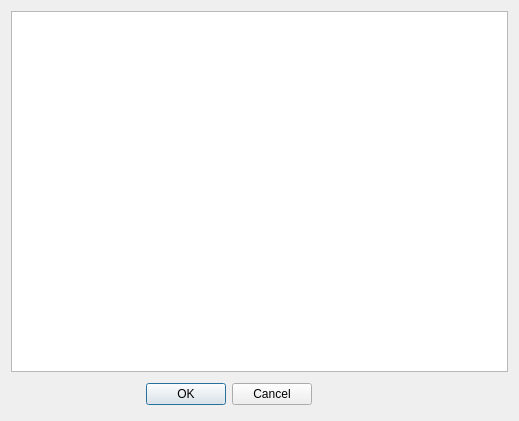
<?xml version="1.0" encoding="UTF-8"?>
<ui version="4.0">
 <class>CDialogAbout</class>
 <widget class="QDialog" name="CDialogAbout">
  <property name="geometry">
   <rect>
    <x>0</x>
    <y>0</y>
    <width>519</width>
    <height>419</height>
   </rect>
  </property>
  <property name="windowTitle">
   <string>Dialog</string>
  </property>
  <layout class="QGridLayout" name="gridLayout">
   <item row="0" column="0">
    <layout class="QVBoxLayout" name="verticalLayout">
     <item>
      <widget class="QTextEdit" name="textEdit">
       <property name="minimumSize">
        <size>
         <width>491</width>
         <height>361</height>
        </size>
       </property>
      </widget>
     </item>
     <item>
      <widget class="QDialogButtonBox" name="buttonBox">
       <property name="minimumSize">
        <size>
         <width>301</width>
         <height>32</height>
        </size>
       </property>
       <property name="maximumSize">
        <size>
         <width>301</width>
         <height>32</height>
        </size>
       </property>
       <property name="orientation">
        <enum>Qt::Horizontal</enum>
       </property>
       <property name="standardButtons">
        <set>QDialogButtonBox::Cancel|QDialogButtonBox::Ok</set>
       </property>
      </widget>
     </item>
    </layout>
   </item>
  </layout>
 </widget>
 <resources/>
 <connections>
  <connection>
   <sender>buttonBox</sender>
   <signal>accepted()</signal>
   <receiver>CDialogAbout</receiver>
   <slot>accept()</slot>
   <hints>
    <hint type="sourcelabel">
     <x>248</x>
     <y>254</y>
    </hint>
    <hint type="destinationlabel">
     <x>157</x>
     <y>274</y>
    </hint>
   </hints>
  </connection>
  <connection>
   <sender>buttonBox</sender>
   <signal>rejected()</signal>
   <receiver>CDialogAbout</receiver>
   <slot>reject()</slot>
   <hints>
    <hint type="sourcelabel">
     <x>316</x>
     <y>260</y>
    </hint>
    <hint type="destinationlabel">
     <x>286</x>
     <y>274</y>
    </hint>
   </hints>
  </connection>
 </connections>
</ui>
